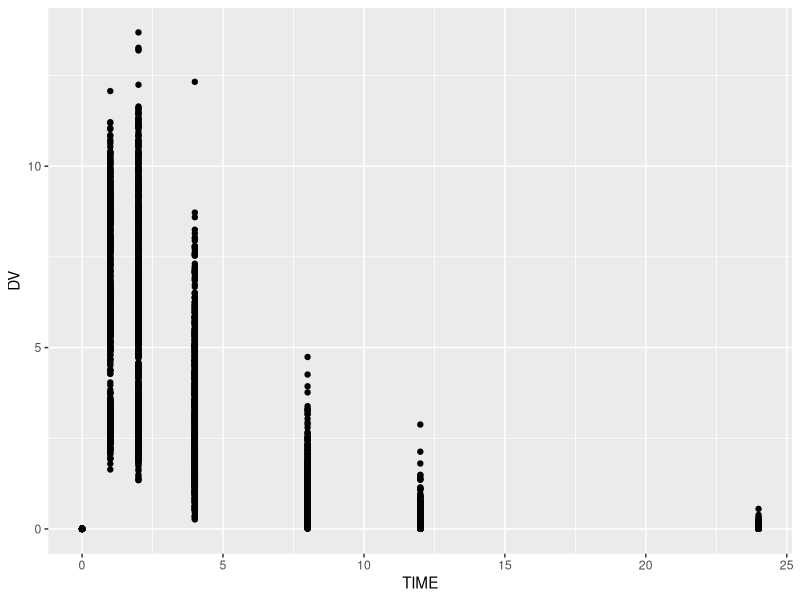
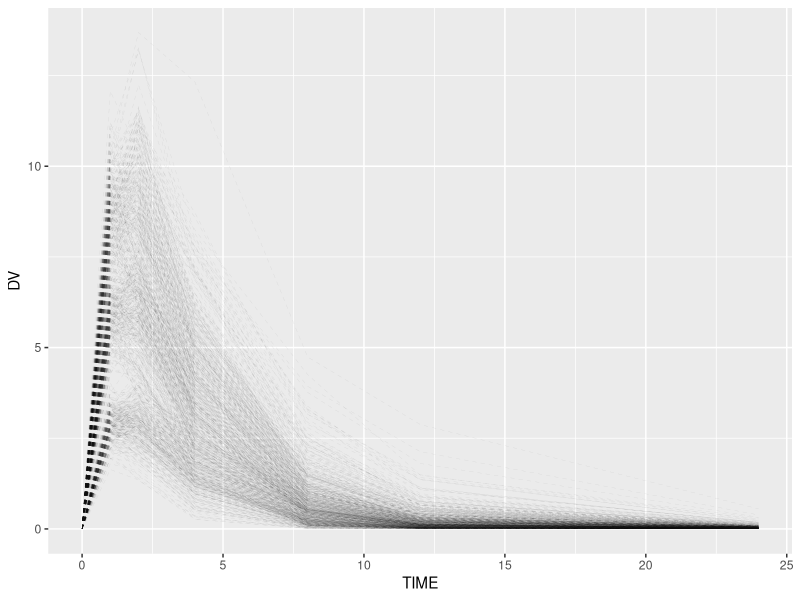
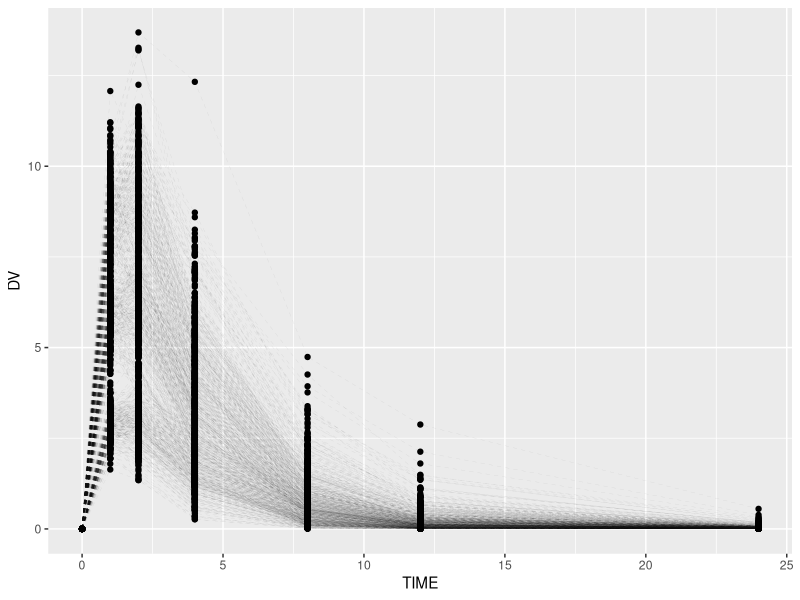
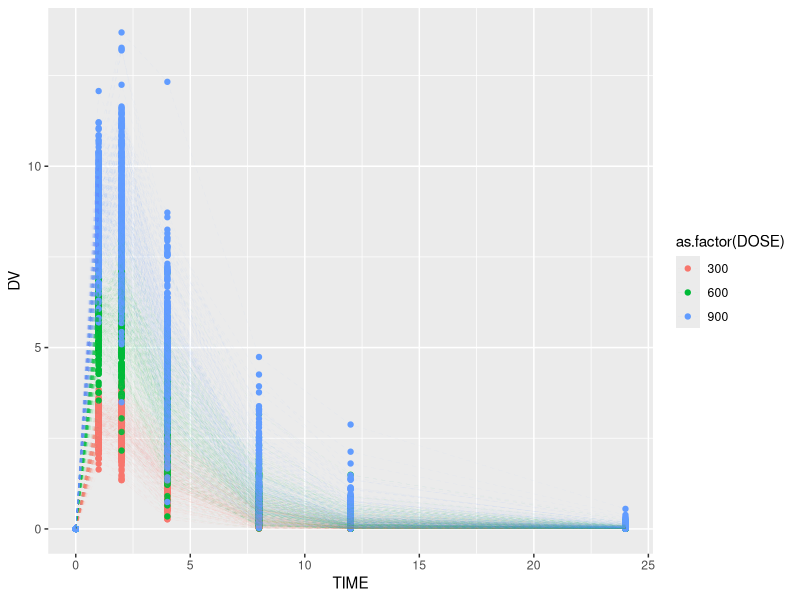
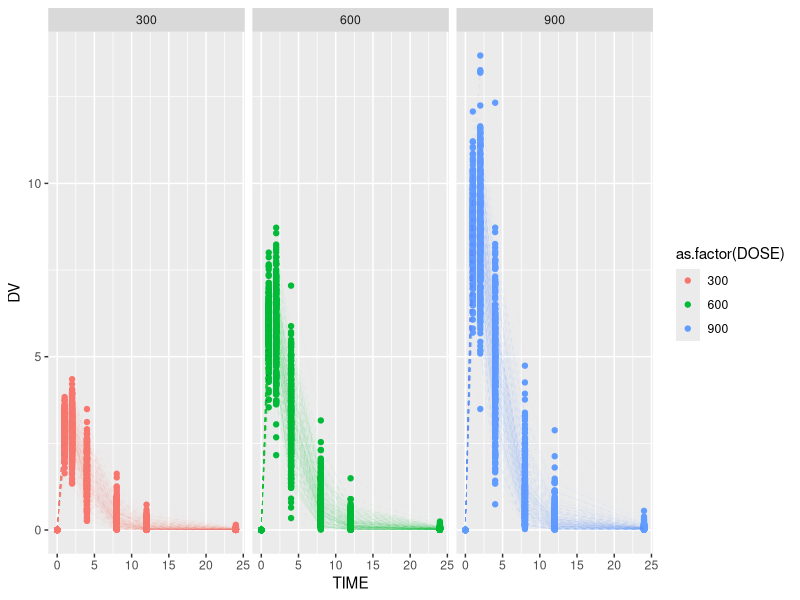
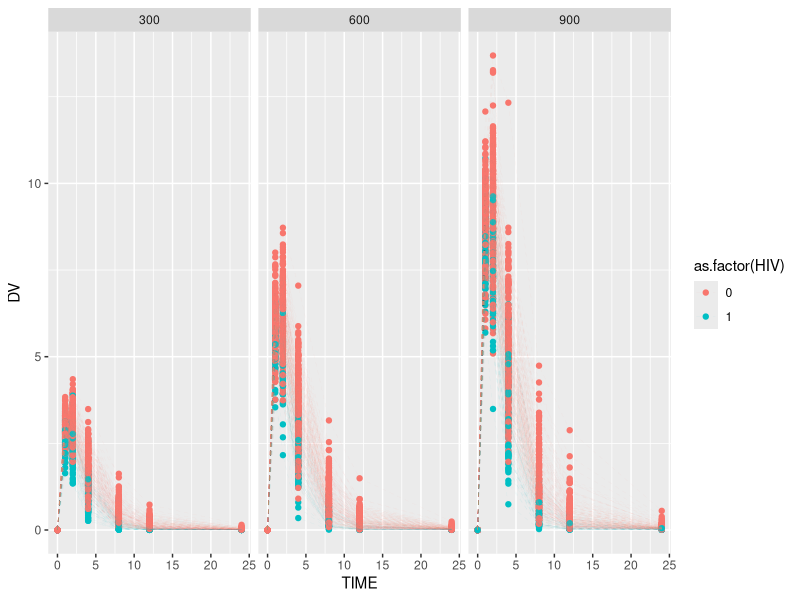
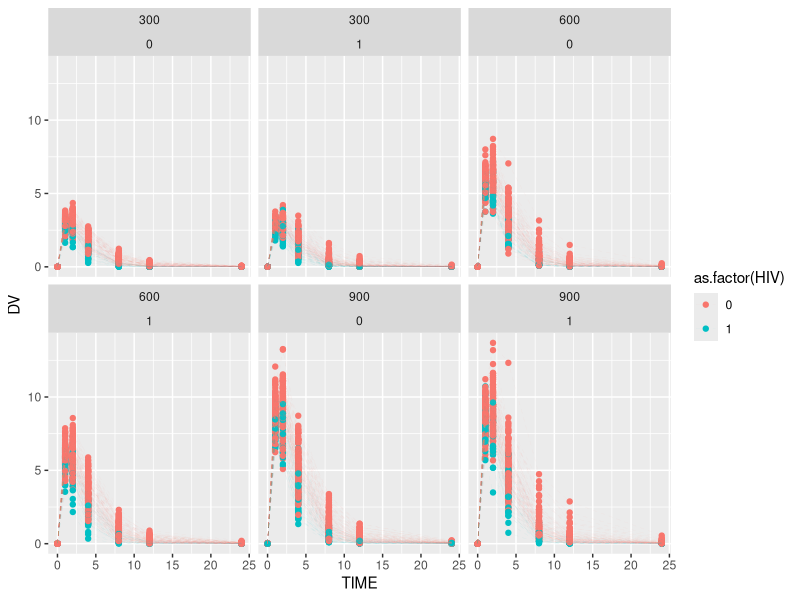
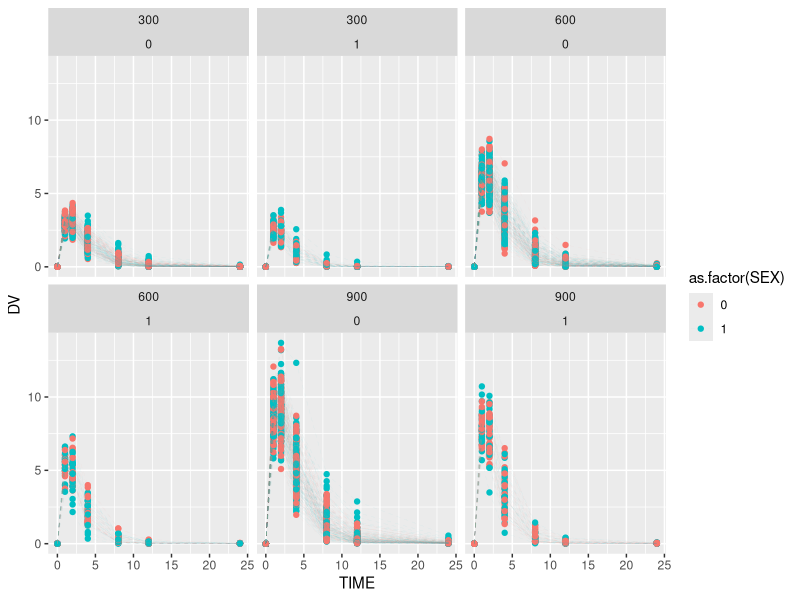

Recreate these plots in R, in order.
## ---- chunk 1
knitr::opts_chunk$set(echo = TRUE)
## ---- chunk 2
#Comment out if you've already installed them
#install.packages("dplyr")
#install.packages("tidyr")
#install.packages("ggplot2")

#Load libraries
library(dplyr)
library(tidyr)
library(ggplot2)
## ---- chunk 3
setwd("~/Documents/Courses/Bootcamp/bootcamp_2020/")
PKdata <- read.csv("simtab.csv")

#Let's take a glimpse at your dataset
head(PKdata)
#Alternatively, click on PKdata in your Global Environment toolbar on the right

#Let's open up the data dictionary too, it's always good practice to know your dataset

## ---- chunk 4
#You can select specific columns using select()
#Let's de-identify our dataset by selecting the columns we want
deidentified <- select(PKdata, ID, TIME, DV, DOSE, HT, BW, SEX, HIV)
head(deidentified)

#You can also do this by "subtracting" the columns you don't want with -
deidentified <- select(PKdata, -PT_BIRTHDATE, -PT_ADDRESS, -PT_USUBJID)
head(deidentified)

#You can also search through your columns with helpers: contains(), starts_with(), ends_with()
What_did_this_do <- select(PKdata, ends_with("V"))
head(What_did_this_do)
#Write your answer commented out below:
#removed all columns that end with V

#Can you use helpers to create the same deidentified dataset?
deidentified <- select(PKdata, -starts_with("PT"))
head(deidentified)


## ---- chunk 5
#You can filter out specific rows using filter()
#For example, selecting all patients who received a specific dose
Dosed_600 <- filter(PKdata, DOSE == 600)
head(Dosed_600)

#You can use any logical function in R to designate your filter criteria
# > greater than, <= greater equal than
# < less than, <= lesser equal than
# ! not
# & and
# | or
#Can you filter for patients with body weight greater or equal than 45kg?
WT.GT.45 <- filter(PKdata, BW >= 45)
head(WT.GT.45)

#You can also use & or | to create more complex logical functions
#Let's filter for patients that received a dose greater than or equal to 600 and HIV+
Dosed600up_HIV <- filter(PKdata, DOSE >= 600 & HIV == 1)
head(Dosed600up_HIV)

#Challenge: Filter for patients who received the lowest or highest dose, and is female with HIV or male
#Remember there are always many ways to code something :)
Challenge <- filter(PKdata, DOSE != 600 & (HIV == 1 | SEX == 1))
head(Challenge)

## ---- chunk 6
#arrange() will reorder rows or columns according to your specifications (default from low to high)
#For example in PK data we will often organize our rows by patient ID, then by time.
PKdata <- arrange(PKdata, ID, TIME)
## ---- chunk 7
#Pipes are used to connect the output of one function to the input of another
#Let's deidentify our dataset, filter for 600mg dose, and arrange by id and time all together
Dose_600 <- PKdata %>%
  select( -starts_with("PT")) %>%
  filter(DOSE == 600) %>%
  arrange(ID, TIME)

#Try this one for yourself!
#Let's try filtering for HIV+ or body weight less than 45kg, then...
#we want to see the trough levels of each patient (defined as the 24hr timepoint)  

Trough <-   PKdata %>%
  select( -starts_with("PT")) %>%
  filter(HIV == 1 | BW < 45) %>%
  filter(TIME == 24)

View(Trough)
  
  
## ---- chunk 8
#mutate() can create new columns or alter existing ones
#For example, BMI is often calculated from HT and WT
#BMI = weight(kg)/height(m)^2

PKdata <- PKdata %>%
  mutate(BMI = BW/(HT/39.37)^2) #are the units correct? check the data dictionary!

#Now you try making a new column and converting DV from mg/L into micromoles!
#The drug used here is remdesivir

PKdata<- PKdata %>%
  mutate(Conc_uM = DV/1000/602.6*1000000) #mg/L *1g/1000mg * 1mol/602.6g * 1000000uM/1M


## ---- chunk 9
ggplot(PKdata) + 
  geom_point(aes(x=TIME, y=DV)) ##What are we trying to plot with a PK profile?


#Do you like lines better?
ggplot(PKdata) + 
 geom_line(aes(x=TIME, y=DV,group=factor(ID)),alpha = 0.1, linetype=2,size=0.1)

#Let's put them on the same graph with a +

ggplot(PKdata) + 
 geom_line(aes(x=TIME, y=DV,group=factor(ID)),alpha = 0.1, linetype=2,size=0.1) +
  geom_point(aes(x=TIME, y=DV))

## ---- chunk 10
ggplot(PKdata) + 
  geom_point(aes(x=TIME, y=DV, color = as.factor(DOSE))) + 
  geom_line(aes(x=TIME, y=DV, group=factor(ID), color = as.factor(DOSE)),alpha = 0.1, linetype=2,size=0.1)
## ---- chunk 11
#It's still a little too cluttered
ggplot(PKdata) + 
  geom_point(aes(x=TIME, y=DV, color = as.factor(DOSE))) + 
  geom_line(aes(x=TIME, y=DV, group=factor(ID), color = as.factor(DOSE)),alpha = 0.1, linetype=2,size=0.1) +
  facet_wrap(.~DOSE)
## ---- chunk 12
#Copy and paste from above, and let's plot stratified by HIV status
ggplot(PKdata) + 
  geom_point(aes(x=TIME, y=DV, color = as.factor(HIV))) +
  geom_line(aes(x=TIME, y=DV, group=factor(ID), color = as.factor(HIV)),alpha = 0.1, linetype=2,size=0.1) +
  facet_wrap(.~DOSE)



#Now let's try adding 2 stratifications: color by HIV and facet_wrap by Dose~SEX. Then try the other way around!
ggplot(PKdata) + 
  geom_point(aes(x=TIME, y=DV, color = as.factor(HIV))) + 
  geom_line(aes(x=TIME, y=DV, group=factor(ID), color = as.factor(HIV)),alpha = 0.1, linetype=2,size=0.1) +
  facet_wrap(DOSE~SEX)

ggplot(PKdata) + 
  geom_point(aes(x=TIME, y=DV, color = as.factor(SEX))) +
  geom_line(aes(x=TIME, y=DV, group=factor(ID), color = as.factor(SEX)),alpha = 0.1, linetype=2,size=0.1) +
  facet_wrap(DOSE~~HIV)

#Challenge: Plot stratified by body weight, one color for above 45kg and another color for below. Make sure to have a legend :)
#Hint: you will need to manipulate your dataframe

PKdata <- PKdata %>%
  mutate(WT_FLAG = ifelse(BW > 45, 1, 0))

ggplot(PKdata) + 
  geom_point(aes(x=TIME, y=DV, color = as.factor(WT_FLAG))) + 
  geom_line(aes(x=TIME, y=DV, group=factor(ID), color = as.factor(WT_FLAG)),alpha = 0.1, linetype=2,size=0.1) +
  facet_wrap(.~DOSE)



## ---- chunk 13
#You can use summarise to calculate means, ranges, standard deviations, quartiles, etc.
Summary_stats <- PKdata %>%
  summarise(c_mean = mean(DV),
            c_stdev = sd(DV),
            BW_mean = mean(BW),
            BW_upper = quantile(BW, probs = 0.975),
            BW_lower = quantile(BW, probs = 0.225))

View(Summary_stats)

## ---- chunk 14
#Let's calculate subpopulation summary statistics
#For example, let's calculate body weight summary statistics by SEX
BW_by_SEX <- PKdata %>%
  group_by(SEX) %>%
  summarise(BW_mean = mean(BW),
            BW_upper = quantile(BW, probs = 0.975),
            BW_lower = quantile(BW, probs = 0.225))

#Let's plot it!
ggplot(BW_by_SEX) +
  geom_point(aes(x=SEX, y=BW_mean)) +
  geom_errorbar((aes(x=SEX, ymin=BW_lower, ymax=BW_upper)))


#An easier way to do it in just ggplot, there are always multiple ways to do the same thing
ggplot(PKdata) +
  geom_boxplot(aes(x=as.factor(SEX), y=BW))
## ---- chunk 15
#Let's start with calculating median and percentile profiles 
Med <- PKdata %>%
  group_by(TIME) %>%
  summarise(median = median(DV),
            upper = quantile(DV, probs=0.975), #Upper 95th percentile
            lower = quantile(DV, probs=0.225)) #Lower 95th percentile

#Let's plot it
ggplot(Med) +
  geom_line(aes(x=TIME, y=median)) +
  geom_ribbon(aes(x=TIME, ymin=lower, ymax=upper), alpha=0.3)
## ---- chunk 16
#Let's do the same thing but subset by DOSE
DOSE_Med <- PKdata %>%
  group_by(DOSE,TIME) %>%
  summarise(median = median(DV),
            upper = quantile(DV, probs=0.975), #Upper 95th percentile
            lower = quantile(DV, probs=0.225)) #Lower 95th percentile

#Let's plot it
ggplot(DOSE_Med) +
  geom_line(aes(x=TIME, y=median, color = as.factor(DOSE))) +
  geom_ribbon(aes(x=TIME, ymin=lower, ymax=upper, fill = as.factor(DOSE)), alpha=0.3)
## ---- chunk 17
#Median PK profiles, subset by HIV

HIV_Med <- PKdata %>%
  group_by(HIV,TIME) %>%
  summarise(median = median(DV),
            upper = quantile(DV, probs=0.975), #Upper 95th percentile
            lower = quantile(DV, probs=0.225)) #Lower 95th percentile

#Let's plot it
ggplot(HIV_Med) +
  geom_line(aes(x=TIME, y=median, color = as.factor(HIV))) +
  geom_ribbon(aes(x=TIME, ymin=lower, ymax=upper, fill = as.factor(HIV)), alpha=0.3)


## ---- chunk 18
#We need to subset by DOSE and HIV
#Prepare the dataset yourself

HIV_Med <- PKdata %>%
  group_by(DOSE, HIV,TIME) %>%
  summarise(median = median(DV),
            upper = quantile(DV, probs=0.975), #Upper 95th percentile
            lower = quantile(DV, probs=0.225)) #Lower 95th percentile

#Let's plot it
ggplot(HIV_Med) +
  geom_line(aes(x=TIME, y=median, color = as.factor(HIV))) +
  geom_ribbon(aes(x=TIME, ymin=lower, ymax=upper, fill = as.factor(HIV)), alpha=0.3) +
  facet_wrap(.~DOSE)

